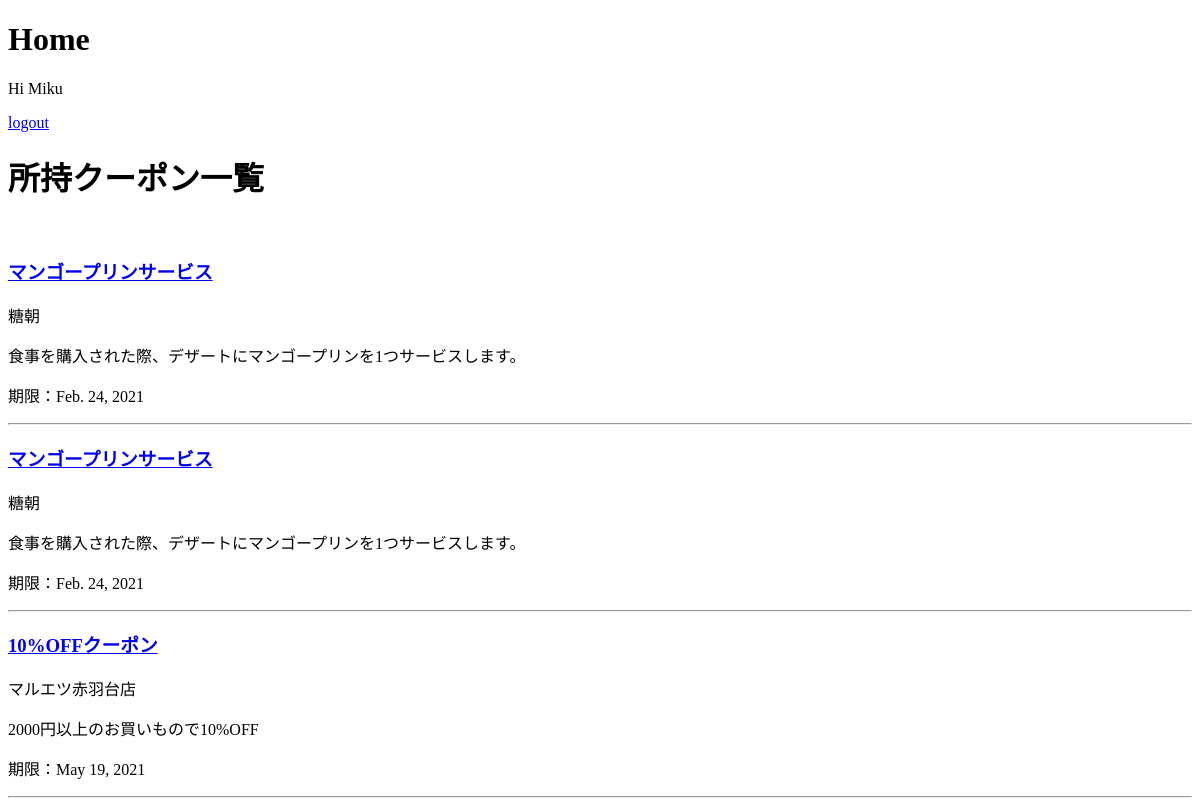
Page / (signed in) on the earlier database version.
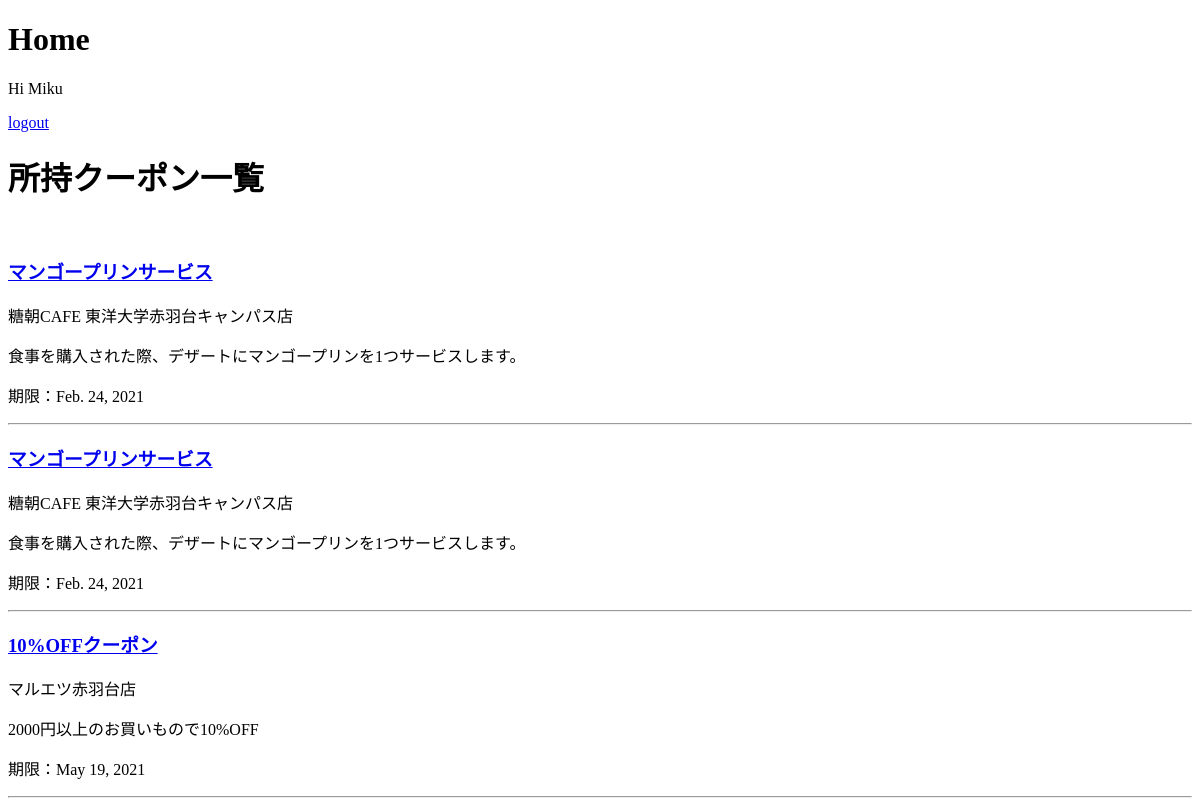
Same page on the later database version.
### coupon/models.py (models this page shows)
class Coupon(models.Model):
    coupon_name = models.CharField(max_length=128)
    coupon_content = models.TextField(default="")
    date = models.DateTimeField(default=timezone.now)
    term = models.IntegerField(null=True)
    limit = models.DateField(null=True)
    user = models.ForeignKey(settings.AUTH_USER_MODEL, on_delete=models.CASCADE, default="")
    shop = models.ForeignKey(Shop, on_delete=models.CASCADE)

class Shop(models.Model):
    shop_name = models.CharField(max_length=128)
    coupon_name = models.CharField(max_length=128)
    coupon_content = models.TextField(default="")
    term = models.IntegerField(null=True)

### coupon/views.py (the view)
# urls.py: 2. Add a URL to urlpatterns:  path('', views.home, name='home')
def home(request):
    coupons = Coupon.objects.all()
    today = timezone.now().date()
    for c in coupons: # delete expired coupons
        if c.limit < today:
            c.delete()
    coupons = Coupon.objects.all()
    context = {
        'coupons' : coupons
    }
    return render(request, 'coupon/home.html', context)

### coupon/templates/coupon/home.html (shortened to what this page needs)
<!DOCTYPE html>
<html lang="ja">
<head>
</head>
<body>
  <h1>Home</h1>
  {% if user.is_authenticated %}
  <p>Hi {{ user.username }}</p>
  <a href="{% url 'logout' %}">logout</a>
  <h1>所持クーポン一覧</h1>
  <br>
  {% for coupon in coupons %}
  <h3><a href="{% url 'detail' coupon.id %}">{{coupon.coupon_name}}</a></h3>
  <p>{{coupon.shop.shop_name}}</p>
  <p>{{coupon.coupon_content}}</p>
  <p>期限：{{coupon.limit}}</p>
  <hr>
  {% endfor %}
  {% else %}
  <p>You are not logged in</p>
  <p><a href="{% url 'login' %}">login</a></p>
  {% endif %}
</body>
</html>

Differences in the rows shown:
changed through a linked row, Coupon (number 1 of 3 on the later page): shop.shop_name "糖朝" → "糖朝CAFE 東洋大学赤羽台キャンパス店"
changed through a linked row, Coupon (number 2 of 3 on the later page): shop.shop_name "糖朝" → "糖朝CAFE 東洋大学赤羽台キャンパス店"
